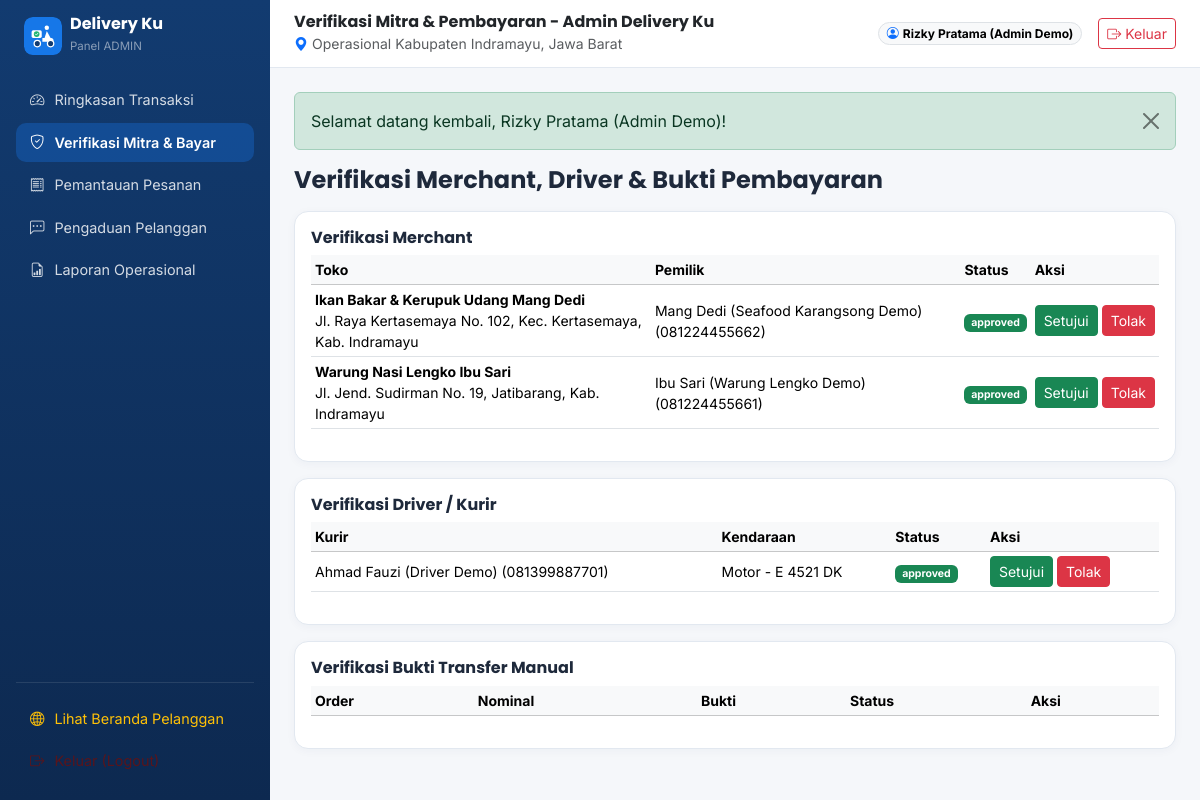
Page /index.php?route=admin/verifications (signed in) on the committed database.
### tables this page shows
CREATE TABLE IF NOT EXISTS `merchants` (
    `id` BIGINT UNSIGNED AUTO_INCREMENT PRIMARY KEY,
    `user_id` BIGINT UNSIGNED NOT NULL UNIQUE,
    `merchant_category_id` INT UNSIGNED NULL,
    `district_id` INT UNSIGNED NULL,
    `village_id` INT UNSIGNED NULL,
    `store_name` VARCHAR(160) NOT NULL,
    `slug` VARCHAR(180) NOT NULL UNIQUE,
    `description` TEXT NULL,
    `logo_path` VARCHAR(255) NULL,
    `banner_path` VARCHAR(255) NULL,
    `address` TEXT NOT NULL,
    `postal_code` VARCHAR(10) NULL,
    `latitude` DECIMAL(10,7) NULL,
    `longitude` DECIMAL(10,7) NULL,
    `open_time` TIME NOT NULL DEFAULT '08:00:00',
    `close_time` TIME NOT NULL DEFAULT '21:00:00',
    `is_open` TINYINT(1) NOT NULL DEFAULT 1,
    `verification_status` ENUM('pending','approved','rejected') NOT NULL DEFAULT 'pending',
    `verification_notes` TEXT NULL,
    `commission_rate` DECIMAL(5,2) NULL COMMENT 'Override komisi persen khusus merchant jika diisi',
    `rating_avg` DECIMAL(3,2) NOT NULL DEFAULT 5.00,
    `total_reviews` INT UNSIGNED NOT NULL DEFAULT 0,
    `is_recommended` TINYINT(1) NOT NULL DEFAULT 0,
    `is_demo` TINYINT(1) NOT NULL DEFAULT 0,
    `created_at` TIMESTAMP DEFAULT CURRENT_TIMESTAMP,
    `updated_at` TIMESTAMP DEFAULT CURRENT_TIMESTAMP ON UPDATE CURRENT_TIMESTAMP,
    `deleted_at` TIMESTAMP NULL DEFAULT NULL,
    INDEX `idx_merchant_verify` (`verification_status`, `is_open`),
    INDEX `idx_merchant_district` (`district_id`),
    CONSTRAINT `fk_merchant_user` FOREIGN KEY (`user_id`) REFERENCES `users`(`id`) ON DELETE CASCADE,
    CONSTRAINT `fk_merchant_cat` FOREIGN KEY (`merchant_category_id`) REFERENCES `merchant_categories`(`id`) ON DELETE SET NULL,
    CONSTRAINT `fk_merchant_dist` FOREIGN KEY (`district_id`) REFERENCES `districts`(`id`) ON DELETE SET NULL,
    CONSTRAINT `fk_merchant_vil` FOREIGN KEY (`village_id`) REFERENCES `villages`(`id`) ON DELETE SET NULL
);

CREATE TABLE IF NOT EXISTS `users` (
    `id` BIGINT UNSIGNED AUTO_INCREMENT PRIMARY KEY,
    `role_id` INT UNSIGNED NOT NULL,
    `full_name` VARCHAR(150) NOT NULL,
    `email` VARCHAR(150) NOT NULL UNIQUE,
    `phone` VARCHAR(25) NOT NULL,
    `password_hash` VARCHAR(255) NOT NULL,
    `avatar_path` VARCHAR(255) NULL,
    `status` ENUM('active','inactive','suspended','pending') NOT NULL DEFAULT 'active',
    `is_demo` TINYINT(1) NOT NULL DEFAULT 0,
    `reset_token` VARCHAR(120) NULL,
    `reset_expires_at` DATETIME NULL,
    `last_login_at` DATETIME NULL,
    `created_at` TIMESTAMP DEFAULT CURRENT_TIMESTAMP,
    `updated_at` TIMESTAMP DEFAULT CURRENT_TIMESTAMP ON UPDATE CURRENT_TIMESTAMP,
    `deleted_at` TIMESTAMP NULL DEFAULT NULL,
    INDEX `idx_users_role` (`role_id`),
    INDEX `idx_users_status` (`status`),
    CONSTRAINT `fk_users_role` FOREIGN KEY (`role_id`) REFERENCES `roles`(`id`)
);

CREATE TABLE IF NOT EXISTS `drivers` (
    `id` BIGINT UNSIGNED AUTO_INCREMENT PRIMARY KEY,
    `user_id` BIGINT UNSIGNED NOT NULL UNIQUE,
    `district_id` INT UNSIGNED NULL,
    `vehicle_type` ENUM('Motor','Mobil','Sepeda Listrik') NOT NULL DEFAULT 'Motor',
    `vehicle_brand` VARCHAR(100) NULL,
    `license_plate` VARCHAR(30) NOT NULL,
    `is_online` TINYINT(1) NOT NULL DEFAULT 0,
    `verification_status` ENUM('pending','approved','rejected') NOT NULL DEFAULT 'pending',
    `verification_notes` TEXT NULL,
    `rating_avg` DECIMAL(3,2) NOT NULL DEFAULT 5.00,
    `total_deliveries` INT UNSIGNED NOT NULL DEFAULT 0,
    `current_lat` DECIMAL(10,7) NULL,
    `current_lng` DECIMAL(10,7) NULL,
    `is_demo` TINYINT(1) NOT NULL DEFAULT 0,
    `created_at` TIMESTAMP DEFAULT CURRENT_TIMESTAMP,
    `updated_at` TIMESTAMP DEFAULT CURRENT_TIMESTAMP ON UPDATE CURRENT_TIMESTAMP,
    `deleted_at` TIMESTAMP NULL DEFAULT NULL,
    INDEX `idx_driver_online` (`is_online`, `verification_status`),
    CONSTRAINT `fk_driver_user` FOREIGN KEY (`user_id`) REFERENCES `users`(`id`) ON DELETE CASCADE,
    CONSTRAINT `fk_driver_district` FOREIGN KEY (`district_id`) REFERENCES `districts`(`id`) ON DELETE SET NULL
);

### app/controllers/AdminController.php (called while the page is built, shortened)
<?php
final class AdminController
{
    public function verifications(): void
    {
        $pdo = Database::connection();
        $merchants = $pdo->query('SELECT m.*, u.full_name, u.phone FROM merchants m JOIN users u ON u.id=m.user_id WHERE m.deleted_at IS NULL ORDER BY m.verification_status="pending" DESC, m.id DESC')->fetchAll();
        $drivers = $pdo->query('SELECT d.*, u.full_name, u.phone FROM drivers d JOIN users u ON u.id=d.user_id WHERE d.deleted_at IS NULL ORDER BY d.verification_status="pending" DESC, d.id DESC')->fetchAll();
        render_view('admin/verifications', compact('merchants', 'drivers', 'payments') + [
            'pageTitle' => 'Verifikasi Mitra & Pembayaran - Admin Delivery Ku',
        ], 'dashboard_shell');
    }
}

### index.php (called while the page is built, shortened)
<?php
$routes = require BASE_PATH . '/routes/web.php';
$route = trim((string)($_GET['route'] ?? ''), '/');
$handler = $routes[$route];
$isPost = ($_SERVER['REQUEST_METHOD'] ?? 'GET') === 'POST';
if ($isPost && isset($handler[2], $handler[3])) {
    $controllerClass = $handler[2];
    $method = $handler[3];
} else {
    $method = $handler[1];
}
$controller = new $controllerClass();
$controller->{$method}();

### resources/views/admin/verifications.php (the view, shortened to what this page needs)
<h4 class="fw-bold mb-3">Verifikasi Merchant, Driver & Bukti Pembayaran</h4>
<?php if (has_permission('verify_merchants')): ?>
<div class="dk-card p-3 mb-3">
    <h6 class="fw-bold mb-2">Verifikasi Merchant</h6>
    <div class="table-responsive"><table class="table table-sm small align-middle"><thead class="table-light"><tr><th>Toko</th><th>Pemilik</th><th>Status</th><th>Aksi</th></tr></thead><tbody>
        <?php foreach ($merchants as $m): ?>
            <tr>
                <td><strong><?= e($m['store_name']) ?></strong><br><?= e($m['address']) ?></td>
                <td><?= e($m['full_name']) ?> (<?= e($m['phone']) ?>)</td>
                <td><span class="badge text-bg-<?= $m['verification_status'] === 'approved' ? 'success' : 'warning' ?>"><?= e($m['verification_status']) ?></span></td>
                <td>
                    <form method="POST" class="d-flex gap-1"><?= csrf_field() ?><input type="hidden" name="type" value="merchant"><input type="hidden" name="id" value="<?= (int)$m['id'] ?>">
                        <button name="status" value="approved" class="btn btn-success btn-sm">Setujui</button>
                        <button name="status" value="rejected" class="btn btn-danger btn-sm">Tolak</button>
                    </form>
                </td>
            </tr>
        <?php endforeach; ?>
    </tbody></table></div>
</div>
<?php endif; ?>
<?php if (has_permission('verify_drivers')): ?>
<div class="dk-card p-3 mb-3">
    <h6 class="fw-bold mb-2">Verifikasi Driver / Kurir</h6>
    <div class="table-responsive"><table class="table table-sm small align-middle"><thead class="table-light"><tr><th>Kurir</th><th>Kendaraan</th><th>Status</th><th>Aksi</th></tr></thead><tbody>
        <?php foreach ($drivers as $d): ?>
            <tr>
                <td><?= e($d['full_name']) ?> (<?= e($d['phone']) ?>)</td>
                <td><?= e($d['vehicle_type']) ?> - <?= e($d['license_plate']) ?></td>
                <td><span class="badge text-bg-<?= $d['verification_status'] === 'approved' ? 'success' : 'warning' ?>"><?= e($d['verification_status']) ?></span></td>
                <td>
                    <form method="POST" class="d-flex gap-1"><?= csrf_field() ?><input type="hidden" name="type" value="driver"><input type="hidden" name="id" value="<?= (int)$d['id'] ?>">
                        <button name="status" value="approved" class="btn btn-success btn-sm">Setujui</button>
                        <button name="status" value="rejected" class="btn btn-danger btn-sm">Tolak</button>
                    </form>
                </td>
            </tr>
        <?php endforeach; ?>
    </tbody></table></div>
</div>
<?php endif; ?>
<?php if (has_permission('verify_payments')): ?>
<div class="dk-card p-3">
    <h6 class="fw-bold mb-2">Verifikasi Bukti Transfer Manual</h6>
    <div class="table-responsive"><table class="table table-sm small align-middle"><thead class="table-light"><tr><th>Order</th><th>Nominal</th><th>Bukti</th><th>Status</th><th>Aksi</th></tr></thead></table></div>
</div>
<?php endif; ?>

### public/assets/css/deliveryku.css (style rules this page uses)
:root { --dk-blue: #1677E8; --dk-navy: #123B70; --dk-white: #FFFFFF; --dk-bg: #F5F7FA; --dk-green: #22B573; --dk-border: #E2E8F0; }
body { font-family: 'Inter', 'Poppins', system-ui, -apple-system, sans-serif; background-color: var(--dk-bg); color: #1E293B; }
h1, h2, h3, h4, h5, h6, .brand-font { font-family: 'Poppins', 'Inter', sans-serif; }
.dk-card { border: 1px solid var(--dk-border); border-radius: 14px; box-shadow: 0 2px 10px rgba(18, 59, 112, 0.04); background: #fff; }

### rows in the picture
merchants: store_name "Ikan Bakar & Kerupuk Udang Mang Dedi", address "Jl. Raya Kertasemaya No. 102, Kec. Kertasemaya, Kab. Indramayu", user.full_name "Mang Dedi (Seafood Karangsong Demo)", user.phone "081224455662", verification_status "approved"
merchants: store_name "Warung Nasi Lengko Ibu Sari", address "Jl. Jend. Sudirman No. 19, Jatibarang, Kab. Indramayu", user.full_name "Ibu Sari (Warung Lengko Demo)", user.phone "081224455661", verification_status "approved"
drivers: user.full_name "Ahmad Fauzi (Driver Demo)", user.phone "081399887701", vehicle_type "Motor", license_plate "E 4521 DK", verification_status "approved"

### other values in the picture
$role "ADMIN"
$m['label'] "Ringkasan Transaksi"
$m['label'] "Verifikasi Mitra & Bayar"
$m['label'] "Pemantauan Pesanan"
$m['label'] "Pengaduan Pelanggan"
$m['label'] "Laporan Operasional"
$pageTitle "Verifikasi Mitra & Pembayaran - Admin Delivery Ku"
$user['full_name'] "Rizky Pratama (Admin Demo)"
$f['message'] "Selamat datang kembali, Rizky Pratama (Admin Demo)!"
